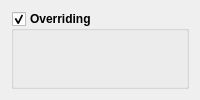
               <widget class="QWidget" name="tab_7">
                <attribute name="title">
                 <string>Override</string>
                </attribute>
                <layout class="QHBoxLayout" name="horizontalLayout_43">
                 <item>
                  <layout class="QGridLayout" name="gridLayout_2">
                   <item row="0" column="0">
                    <widget class="GroupBox" name="grpOverriding">
                     <property name="enabled">
                      <bool>true</bool>
                     </property>
                     <property name="font">
                      <font>
                       <bold>true</bold>
                      </font>
                     </property>
                     <property name="title">
                      <string>Overriding</string>
                     </property>
                     <property name="checkable">
                      <bool>true</bool>
                     </property>
                     <property name="overrided" stdset="0">
                      <bool>false</bool>
                     </property>
                     <layout class="QHBoxLayout" name="horizontalLayout_14">
                      <property name="leftMargin">
                       <number>8</number>
                      </property>
                      <property name="topMargin">
                       <number>8</number>
                      </property>
                      <property name="rightMargin">
                       <number>8</number>
                      </property>
                      <property name="bottomMargin">
                       <number>8</number>
                      </property>
                      <item>
                       <widget class="QWidget" name="widgetFeed" native="true">
                        <layout class="QVBoxLayout" name="verticalLayout_22">
                         <property name="leftMargin">
                          <number>0</number>
                         </property>
                         <property name="topMargin">
                          <number>0</number>
                         </property>
                         <property name="rightMargin">
                          <number>0</number>
                         </property>
                         <property name="bottomMargin">
                          <number>0</number>
                         </property>
                         <item>
                          <widget class="SliderBox" name="slbFeedOverride" native="true"/>
                         </item>
                         <item>
                          <widget class="SliderBox" name="slbRapidOverride" native="true"/>
                         </item>
                         <item>
                          <widget class="SliderBox" name="slbSpindleOverride" native="true"/>
                         </item>
                        </layout>
                       </widget>
                      </item>
                     </layout>
                    </widget>
                   </item>
                  </layout>
                 </item>
                </layout>
               </widget>
